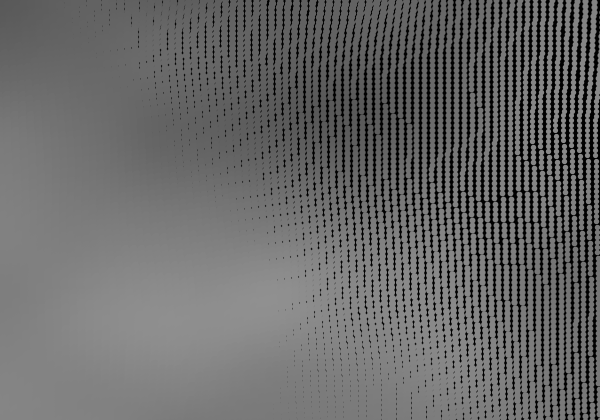
Frame 1 (no input)
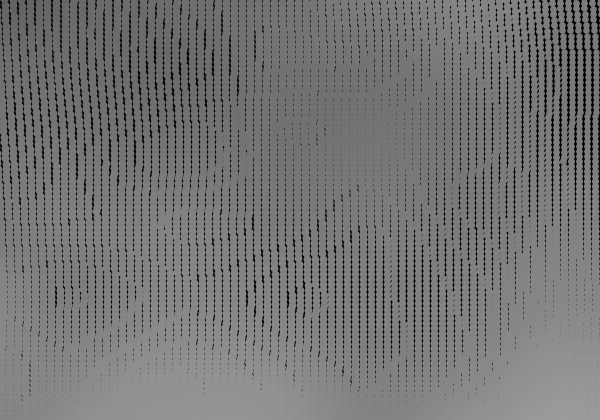
Frame 60 (the mouse pressed at the canvas centre just before this capture)
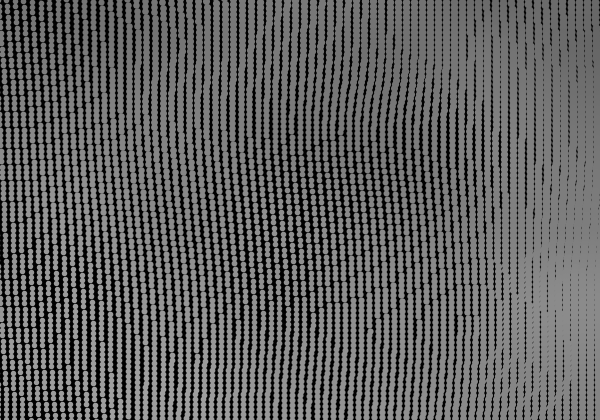
Frame 120 (the mouse held since frame 60 and released just before this capture)

The Processing sketch that drew these frames (run headless with seeded random() and noise(); from frame 60 on, the mouse is pressed at the canvas centre):

// Processing sketch: circleMatrix
// ── circleMatrix.pde
// size variables //
float zOffs = 0;
float size = random(10);

// place variables //
float zPlace = 0;
float place = random(1000);

// color variables //
float zOffr = 255;
float zOffg = 255;
float zOffb = 255;

int xValue = 8;
int yValue = 5;

void setup() {
  //fullScreen();
  size(600, 420);
  background(0);
}

void draw() {
  background(0);
  float xOffs = 0;
  float xOffp = 0;
  for (float x = -25; x < width+25; x+=xValue) {
    float yOffs = 0;
    float yOffp = 0;
    for (float y = -25; y < height+25; y+=yValue) { 
      float a = map(noise(xOffs, yOffs, zOffr), 0, 1, 0, 255);
      float b = map(noise(xOffs, yOffs, zOffg), 0, 1, 0, 255);
      float c = map(noise(xOffs, yOffs, zOffb), 0, 1, 0, 255);
      stroke(a, b, c);

      size = map(noise(xOffs, yOffs, zOffs), 0, 1, 0, 17);
      strokeWeight(size);

      place = map(noise(xOffp, yOffp, zPlace), 0, 1, -50, 50);
      point(x+place, y+place);
      noFill();
      yOffs += 0.00786;
      yOffp += 0.00786;


      if (keyPressed && (key == 'c')) {
        zOffr = random(255);
        zOffg = random(255);
        zOffb = random(255);
      } else if (keyPressed && (key == 's')) {
        zOffs = random(255);
      } 
      
    }
    zOffs += .00025;
    zPlace += .0003;
    xOffs += .01;
    xOffp += .01;
  }
  zOffs += .000093;
  zOffr += .005;
  zOffg += .005;
  zOffb += .005;
}
